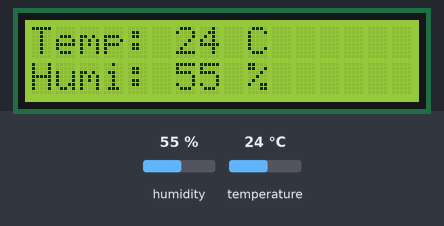
Simulated run of this sketch. Board: Arduino Uno, built with avr-gcc and run on an emulated ATmega328P. Parts: 16×2 character LCD. The inputs (shaded band) are chosen by the test bench; at power-on: humidity 55 %, temperature 24 °C.

Above: at 1.2 s.
1.3 s: humidity set to 22 %
At 2.5 s:
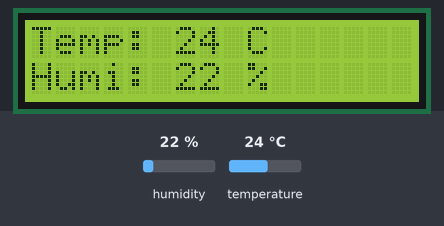
3.4 s: temperature set to 12 °C
At 5.8 s:
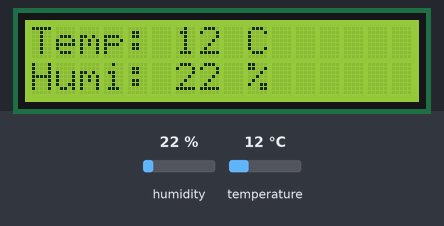
6.2 s: humidity set to 40 %
At 7.5 s:
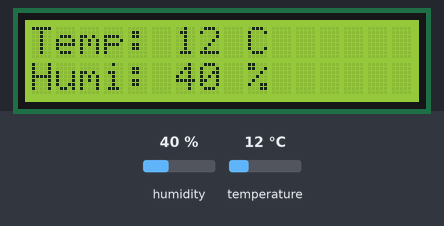
8.3 s: temperature set to 19 °C
At 10.8 s:
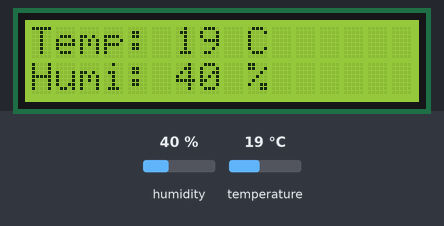
Timing chart, 0 to 11.8 s (numbered marks = the images above; inputs shaded):
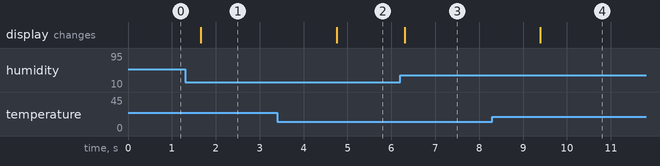

The sketch:

dht11_lcd.ino
```cpp
/* Reads temperature and humidity from a DHT11 sensor on pin 2 and displays them
 *
 * Uses the libraries:
 * * SimpleDHT (https://github.com/winlinvip/SimpleDHT)
 * * LiquidCrystal I2C (https://github.com/marcoschwartz/LiquidCrystal_I2C)
 */

#include <SimpleDHT.h>
#include <LiquidCrystal_I2C.h>

int pinDHT11 = 2;
SimpleDHT11 dht11(pinDHT11);
LiquidCrystal_I2C lcd(0x27,16,2);

void setup() {
  Serial.begin(115200);
  lcd.init();
  lcd.clear();
  lcd.backlight();
}

void loop() {
  byte temperature = 0;
  byte humidity = 0;
  int err = SimpleDHTErrSuccess;
  if ((err = dht11.read(&temperature, &humidity, NULL)) != SimpleDHTErrSuccess) {
    Serial.print("Read DHT11 failed, err=");
    Serial.println(err);
    delay(1000);
    return;
  }

  lcd.clear();
  lcd.setCursor(0,0);
  char buffer[16];
  lcd.print("Temp: ");
  lcd.print(String(temperature));
  lcd.print(" C");
  lcd.setCursor(0,1);
  lcd.print("Humi: ");
  lcd.print(String(humidity));
  lcd.print(" %");

  delay(1500);
}
```

Measured:
- after the input at 1.3 s, the display: changes after 0.36 s (image 1)
- after the input at 3.4 s, the display: changes after 1.4 s (image 2)
- after the input at 6.2 s, the display: changes after 0.10 s (image 3)
- after the input at 8.3 s, the display: changes after 1.1 s (image 4)
